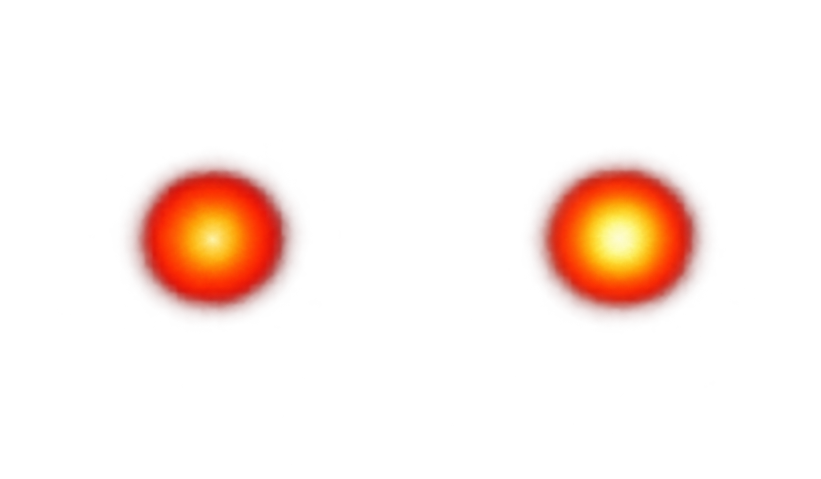
#> input picture assets/hd/artwork/enemy-orb112-113-v1/readability-atlas.png, 1642 x 958 px (shown at 1/2 size)
$ python extract_final.py
#> lines starting #> are read from the running program, lines starting #| are printed output that depends on the picture
from PIL import Image
from pathlib import Path
P=Path(__file__).parent;a=Image.open(P/'readability-atlas.png');(P/'frames8x').mkdir(exist_ok=True)
#> further down, a is the input picture: PIL image 1642x958 RGBA; mean R, G, B, A 24.6, 6.5, 1, 20.6
for i,sid in enumerate([112,113]):
 a.crop((112+i*815,117,688+i*815,789)).resize((96,112),Image.Resampling.LANCZOS).save(P/f'frames8x/bank8-id{sid}-96x112.png')
#> this loop made 2 passes
#> pass 1, `a.crop((112+i*815,117,688+i*815,789)).resize((96,112),Image.Resampling..`:
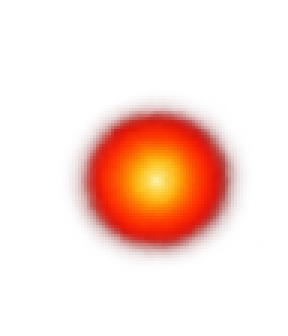
#> saved as bank8-id112-96x112.png: PIL image 96x112 RGBA (shown 3 times larger); mean R, G, B, A 48.1, 10.1, 1, 40.7; transparent parts drawn white
#> pass 2, `a.crop((112+i*815,117,688+i*815,789)).resize((96,112),Image.Resampling..`:
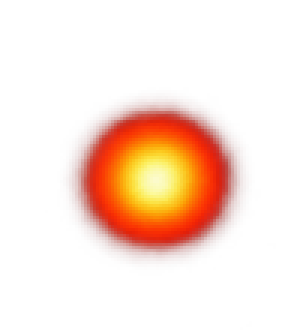
#> saved as bank8-id113-96x112.png: PIL image 96x112 RGBA (shown 3 times larger); mean R, G, B, A 51.5, 15.9, 3.1, 43.1; transparent parts drawn white
